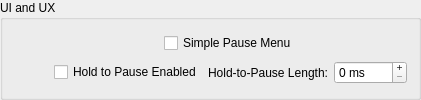
             <widget class="QGroupBox" name="uiuxBox">
              <property name="title">
               <string>UI and UX</string>
              </property>
              <layout class="QGridLayout" name="gridLayout_6">
               <item row="1" column="3">
                <widget class="QSpinBox" name="holdToPauseLengthBox">
                 <property name="toolTip">
                  <string/>
                 </property>
                 <property name="whatsThis">
                  <string>&lt;html&gt;&lt;head/&gt;&lt;body&gt;&lt;p&gt;When &lt;span style=&quot; font-style:italic;&quot;&gt;Hold To Pause&lt;/span&gt; mode is enabled, this setting determines how long (in milliseconds) should the buttons be held before Pause Mode activates.&lt;/p&gt;&lt;p&gt;&lt;span style=&quot; font-weight:700; font-style:italic;&quot;&gt;Default:&lt;/span&gt;&lt;span style=&quot; font-style:italic;&quot;&gt; 2500 (ms)&lt;/span&gt;&lt;/p&gt;&lt;/body&gt;&lt;/html&gt;</string>
                 </property>
                 <property name="accessibleName">
                  <string>Length to activate Hold-to-Pause Menu</string>
                 </property>
                 <property name="buttonSymbols">
                  <enum>QAbstractSpinBox::PlusMinus</enum>
                 </property>
                 <property name="correctionMode">
                  <enum>QAbstractSpinBox::CorrectToNearestValue</enum>
                 </property>
                 <property name="suffix">
                  <string> ms</string>
                 </property>
                 <property name="maximum">
                  <number>9999</number>
                 </property>
                 <property name="trackable" stdset="0">
                  <number>1</number>
                 </property>
                </widget>
               </item>
               <item row="1" column="4">
                <spacer name="horizontalSpacer_2">
                 <property name="orientation">
                  <enum>Qt::Horizontal</enum>
                 </property>
                 <property name="sizeHint" stdset="0">
                  <size>
                   <width>0</width>
                   <height>20</height>
                  </size>
                 </property>
                </spacer>
               </item>
               <item row="1" column="2">
                <widget class="QLabel" name="label_5">
                 <property name="text">
                  <string>Hold-to-Pause Length:</string>
                 </property>
                 <property name="textFormat">
                  <enum>Qt::PlainText</enum>
                 </property>
                 <property name="alignment">
                  <set>Qt::AlignRight|Qt::AlignTrailing|Qt::AlignVCenter</set>
                 </property>
                 <property name="wordWrap">
                  <bool>true</bool>
                 </property>
                </widget>
               </item>
               <item row="1" column="1">
                <widget class="QCheckBox" name="holdToPauseToggle">
                 <property name="toolTip">
                  <string/>
                 </property>
                 <property name="whatsThis">
                  <string>&lt;html&gt;&lt;head/&gt;&lt;body&gt;&lt;p&gt;This setting determines how to trigger Pause Mode.&lt;/p&gt;&lt;p&gt;&lt;span style=&quot; font-weight:700;&quot;&gt;When Enabled,&lt;/span&gt; Pause Mode can be activated by holding &lt;span style=&quot; font-style:italic;&quot;&gt;Trigger&lt;/span&gt; and &lt;span style=&quot; font-style:italic;&quot;&gt;Button A &lt;/span&gt;&lt;span style=&quot; text-decoration: underline;&quot;&gt;while no IR points are visible.&lt;/span&gt;&lt;br/&gt;&lt;span style=&quot; font-weight:700;&quot;&gt;When Disabled,&lt;/span&gt; Pause Mode can be activated by pressing the Pause Mode hotkey (Button C + Select).&lt;/p&gt;&lt;p&gt;Enabled is recommended for guns &lt;span style=&quot; font-weight:700;&quot;&gt;with less than two sub buttons.&lt;/span&gt; Note that regardless of setting, Pause Mode can always be accessed by pressing the Home Button (if set).&lt;/p&gt;&lt;/body&gt;&lt;/html&gt;</string>
                 </property>
                 <property name="accessibleName">
                  <string>Pause Mode Hold-to-Activate Toggle</string>
                 </property>
                 <property name="text">
                  <string>Hold to Pause Enabled</string>
                 </property>
                 <property name="trackable" stdset="0">
                  <number>1</number>
                 </property>
                </widget>
               </item>
               <item row="1" column="0">
                <spacer name="horizontalSpacer_5">
                 <property name="orientation">
                  <enum>Qt::Horizontal</enum>
                 </property>
                 <property name="sizeHint" stdset="0">
                  <size>
                   <width>40</width>
                   <height>20</height>
                  </size>
                 </property>
                </spacer>
               </item>
               <item row="0" column="1" colspan="3" alignment="Qt::AlignHCenter">
                <widget class="QCheckBox" name="simplePauseToggle">
                 <property name="toolTip">
                  <string/>
                 </property>
                 <property name="whatsThis">
                  <string>&lt;html&gt;&lt;head/&gt;&lt;body&gt;&lt;p&gt;This setting determines how Pause Mode functions.&lt;/p&gt;&lt;p&gt;&lt;span style=&quot; font-weight:700;&quot;&gt;When Enabled,&lt;/span&gt; Pause Mode will use a scrolling menu layout - navigate by using &lt;span style=&quot; font-style:italic;&quot;&gt;Button A/B&lt;/span&gt; to select, and press Trigger to activate.&lt;br/&gt;&lt;span style=&quot; font-weight:700;&quot;&gt;When Disabled,&lt;/span&gt; Pause Menu options are activated with hotkeys.&lt;/p&gt;&lt;p&gt;Enabled is recommended for guns &lt;span style=&quot; font-weight:700;&quot;&gt;with less than two sub buttons,&lt;/span&gt; but &lt;span style=&quot; font-weight:700;&quot;&gt;requires an LED or OLED Display for visual feedback!&lt;/span&gt;&lt;/p&gt;&lt;/body&gt;&lt;/html&gt;</string>
                 </property>
                 <property name="accessibleName">
                  <string>Simple Pause Menu Toggle</string>
                 </property>
                 <property name="text">
                  <string>Simple Pause Menu</string>
                 </property>
                 <property name="trackable" stdset="0">
                  <number>1</number>
                 </property>
                </widget>
               </item>
              </layout>
             </widget>
